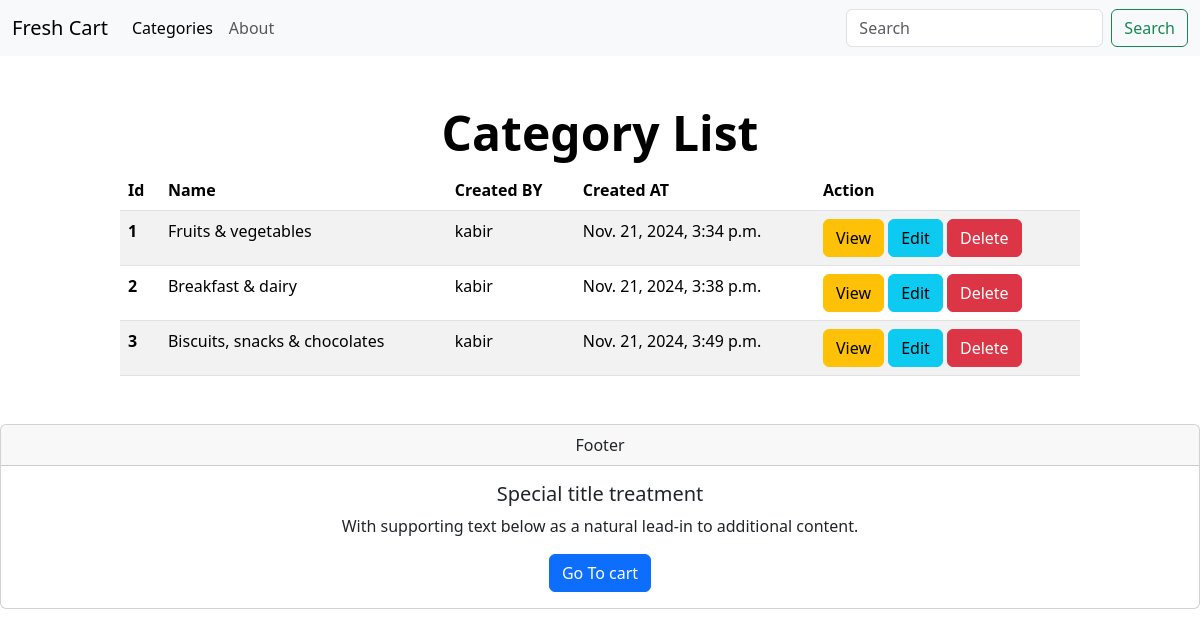
Screenshot of /product/category/list/ with the database file from the repository.
### products/models.py (models this page shows, shortened)
class Category(models.Model):
    name = models.CharField(max_length=100)
    created_by = models.ForeignKey(User, on_delete=models.CASCADE)
    created_at = models.DateTimeField(auto_now_add=True)
    updated_at = models.DateTimeField(auto_now=True)

### products/views.py (the view)
# urls.py: path('category/list/', views.category_list, name='product_category_list'),
def category_list(request):
    page_name = "Product category list page"
    categories = Category.objects.all()
    context = {
        "page_name": page_name,
        "categories": categories
    }
    return render(request, "products/category_list.html", context)

### products/templates/products/category_list.html (shortened to what this page needs)
<!doctype html>
<html lang="en">
  <head>
    <link href="https://cdn.jsdelivr.net/npm/bootstrap@5.3.3/dist/css/bootstrap.min.css" rel="stylesheet">
  </head>
  <body>
    <nav class="navbar navbar-expand-lg bg-body-tertiary">
      <div class="container-fluid">
        <a class="navbar-brand" href="#">Fresh Cart</a>
        <div class="collapse navbar-collapse" id="navbarSupportedContent">
          <ul class="navbar-nav me-auto mb-2 mb-lg-0">
            <li class="nav-item">
              <a class="nav-link active" href="#">Categories</a>
            </li>
            <li class="nav-item">
              <a class="nav-link" href="#">About</a>
            </li>
          </ul>
          <form class="d-flex" role="search">
            <input class="form-control me-2" type="search" placeholder="Search" aria-label="Search">
            <button class="btn btn-outline-success" type="submit">Search</button>
          </form>
        </div>
      </div>
    </nav>
    <div class="px-4 my-5">
      <h1 class="display-5 fw-bold text-body-emphasis text-center">Category List</h1>
      <div class="col-lg-10 mx-auto">
        <table class="table table-striped">
          <thead>
            <tr>
              <th scope="col">Id</th>
              <th scope="col">Name</th>
              <th scope="col">Created BY</th>
              <th scope="col">Created AT</th>
              <th scope="col">Action</th>
            </tr>
          </thead>
          <tbody>
            {% for category in categories %}
            <tr>
              <th scope="row">{{ category.id }}</th>
              <td>{{ category.name }}</td>
              <td>{{ category.created_by }}</td>
              <td>{{ category.created_at }}</td>
              <td>
                <button type="button" class="btn btn-warning">View</button>
                <button type="button" class="btn btn-info">Edit</button>
                <button type="button" class="btn btn-danger">Delete</button>
              </td>
            </tr>
            {% endfor %}
          </tbody>
        </table>
      </div>
    </div>
    <div class="card text-center">
      <div class="card-header">
        Footer
      </div>
      <div class="card-body">
        <h5 class="card-title">Special title treatment</h5>
        <p class="card-text">With supporting text below as a natural lead-in to additional content.</p>
        <a href="#" class="btn btn-primary">Go To cart</a>
      </div>
    </div>
  </body>
</html>

### rows the page displays
Category: id "1", name "Fruits & vegetables", created_by "kabir", created_at "Nov. 21, 2024, 3:34 p.m."
Category: id "2", name "Breakfast & dairy", created_by "kabir", created_at "Nov. 21, 2024, 3:38 p.m."
Category: id "3", name "Biscuits, snacks & chocolates", created_by "kabir", created_at "Nov. 21, 2024, 3:49 p.m."
